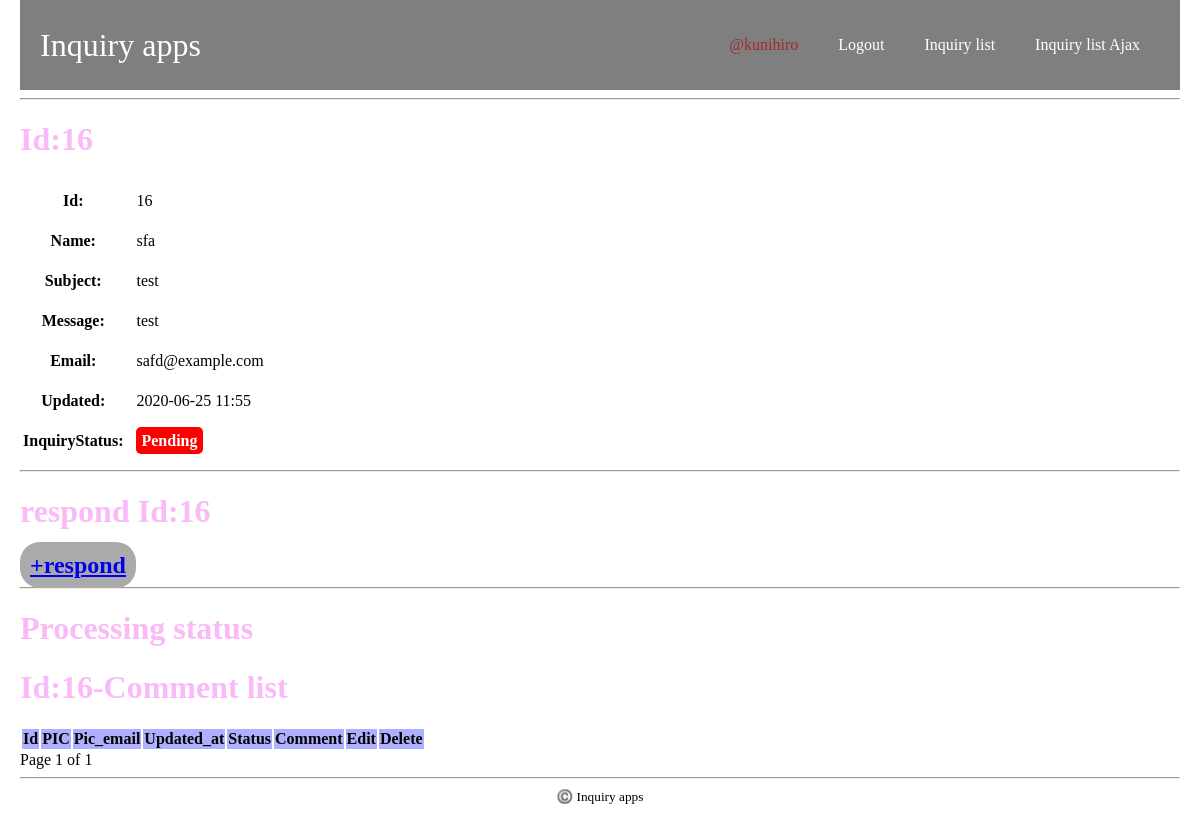
Page /inquiry/16/comment/list/ (signed in) on the committed database.
### inquiry_apps/models.py (models this page shows, shortened)
class Inquiry(models.Model):
    class Meta:
        db_table = 'inquiry'
    name = models.CharField(verbose_name='name',
                                max_length=255)
    subject = models.CharField(verbose_name='subject',
                                max_length=255)
    message = models.CharField(verbose_name='message',
                                max_length=500)
    email = models.EmailField(verbose_name='email')
    created_at = models.DateTimeField(verbose_name='created_at',
                                        auto_now_add=True)
    updated_at = models.DateTimeField(verbose_name='updated_at',
                                        auto_now_add=True)
    inquiry_status = models.IntegerField(
        verbose_name='inquiry_status',
        choices=InquiryStatus.INQUIRY_STATUS_CHOICES,
        default=0
    )
    def inquiry_status_as_str(self):
        inquiry_status_as_str = InquiryStatus.status_as_str(self.inquiry_status)
        return inquiry_status_as_str

### inquiry_apps/views.py (the view, shortened to what this page needs)
# urls.py: path('inquiry/<int:inquiry_id>/comment/list/', views.comment_list, name='comment_list'),
@login_required(login_url='/inquiry/login/')
@require_http_methods(['GET'])
def comment_list(request, inquiry_id):
    inquiry = get_object_or_404(Inquiry, id=inquiry_id)
    comment_list = []
    qs = InquiryComment.objects.filter(inquiry_id=inquiry_id).order_by('id').reverse()
    comment_list = _paginator(request, comment_list)
    context = {
        'inquiry': inquiry,
        'comment_list': comment_list,
    }
    return render(request, 'inquiry_apps/comment_list.html', context)

### inquiry_apps/models.py (called while the page is built)
    @classmethod
    def status_as_str(cls, inquiry_status):
        if inquiry_status == cls.Pending:
            return cls.INQUIRY_STATUS_CHOICES[0][1]
        elif inquiry_status == cls.Ignore:
            return cls.INQUIRY_STATUS_CHOICES[1][1]
        elif inquiry_status == cls.Completed:
            return cls.INQUIRY_STATUS_CHOICES[2][1]
        else:
            raise RuntimeError('invalid')

### inquiry_apps/views.py (called while the page is built)
def _paginator(request, qs):
    paginator = Paginator(qs, 5)
    page = request.GET.get('page', 1)
    try:
        inquiry_lists = paginator.page(page)
    except PageNotAnInteger:
        inquiry_lists = paginator.page(1)
    except EmptyPage:
        inquiry_lists = paginator.page(paginator.num_pages)
    return inquiry_lists

### inquiry_apps/templates/inquiry_apps/comment_list.html (shortened to what this page needs)
{% extends 'inquiry_apps/base.html' %}
{% block content %}
<h1>Id:{{ inquiry.id }}</h1>
<table class="inquiry_table">
    <tr>
        <th>Id:</th>
        <td>{{ inquiry.id }}</td>
    </tr>
    <tr>
        <th>Name:</th>
        <td>{{ inquiry.name }}</td>
    </tr>
    <tr>
        <th>Subject:</th>
        <td>{{ inquiry.subject }}</td>
    </tr>
    <tr>
        <th>Message:</th>
        <td>{{ inquiry.message }}</td>
    </tr>
    <tr>
        <th>Email:</th>
        <td>{{ inquiry.email }}</td>
    </tr>
    <tr>
        <th>Updated:</th>
        <td>{{ inquiry.updated_at|date:"Y-m-j H:i" }}</td>
    </tr>
    <tr>
        <th>InquiryStatus:</th>
        <td class="inquiry_status">
        <span>
        {{ inquiry.inquiry_status_as_str}}
        </span>
        </td>
    </tr>
</table>
<hr>
<h1>respond Id:{{ inquiry.id }}</h1>
<h2 class='inquiry_add_comment_proceed'><a href="{% url 'inquiry_apps:comment_add' inquiry.id %}">+respond</a></h2>
<hr>
<h1　style='color:rgba(000,000,255,0.3)'>Processing status</h1>
<h1>Id:{{ inquiry.id }}-Comment list</h1>
<table class="comment_list_table">
    <thead>
        <tr>
            <th>Id</th>
            <th>PIC</th>
            <th>Pic_email</th>
            <th>Updated_at</th>
            <th>Status</th>
            <th>Comment</th>
            <th>Edit</th>
            <th>Delete</th>
        </tr>
    </thead>
</table>
Page {{ comment_list.number }} of {{ comment_list.paginator.num_pages }}
{% endblock %}

### inquiry_apps/templates/inquiry_apps/base.html (shortened to what this page needs)
{% load static %}
<!doctype html>
<html lang="ja">
<head>
    <link rel="stylesheet" href="{% static 'inquiry_apps/css/base.css' %}">
</head>
<body>
    <header class="header">
        <div class="header-bg">
            <div class="header-cat">
                <div class="header-logo">
                    <a href="/">Inquiry apps</a>
                </div>
                <nav class="header-navi">
                    <div class="header-navi-wrap">
                        <ul class="header-navi-list">
                            <li class="header-navi-item"><a href="{% url 'inquiry_apps:edit_profile' %}" style="color:brown;">@{{ user }}</a></li>
                            <li class="header-navi-item"><a href="{% url 'inquiry_apps:inquiry_logout' %}">Logout</a></li>
                            <li class="header-navi-item"><a href="{% url 'inquiry_apps:inquiry_list' %}">Inquiry list</a></li>
                            <li class="header-navi-item"><a href="{% url 'inquiry_apps:inquiry_list_ajax' %}">Inquiry list Ajax</a></li>
                        </ul>
                    </div>
                </nav>
            </div>
        </div>
    </header>
    <div class="content">
        <hr>
        {% block content %}
        {% endblock %}
    </div>
    <hr>
    <div class="footer">
        <small class="copy-right">©️ Inquiry apps</small>
    </div>
</body>
</html>

### inquiry_apps/static/inquiry_apps/css/base.css (style rules this page uses)
html { font-size: 16px; }
body { margin: 0 20px; }
ul, ol { list-style: none; }
h1 { color: rgba(241, 70, 233, 0.377); }
.header { width: 100%; left: 0; top: 0; z-index: 1000; background-color: rgb(000,000,000,.5); }
.header-bg { position: relative; z-index: 2; padding: 20px; flex-wrap: wrap; }
.header-logo a { font-family: cursive; display: block; text-decoration: none; font-size: 2rem; color: #fff; }
.header-cat { display: flex; flex-wrap: wrap; justify-content: space-between; align-items: center; }
.header-navi-list { display: flex; }
.header-navi a { text-decoration: none; padding-left: 20px; padding-right: 20px; font-size: 1rem; color: #fff; }
.inquiry_add_comment_proceed { display:inline; background: #aaaaaa; color: #ffffff; padding: 10px; border-radius: 20px; }
table tr td { padding: 10px; }
.inquiry_list_table thead, .comment_list_table thead { background: rgba(55, 55, 255, .4); }
table tr .inquiry_status span { color: white; padding: 5px; border-radius: 5px; background: #fd0000; font-weight: bold; }
.footer { text-align: center; }

### rows in the picture
Inquiry: id "16", name "sfa", subject "test", message "test", email "safd@example.com", updated_at "2020-06-25 11:55", inquiry_status_as_str "Pending"

### other values in the picture
{{ user }} "kunihiro"
{{ comment_list.number }} "1"
{{ comment_list.paginator.num_pages }} "1"
